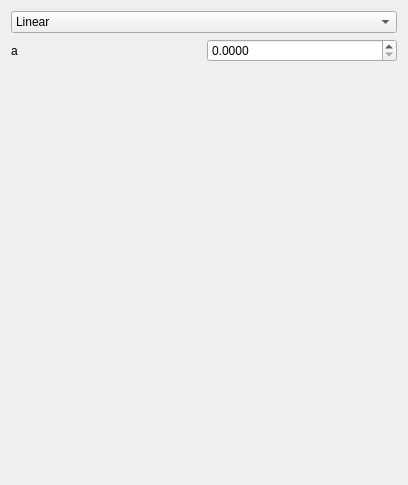
<?xml version="1.0" encoding="UTF-8"?>
<ui version="4.0">
 <class>QtSulfideProductionFunctionWidget</class>
 <widget class="QWidget" name="QtSulfideProductionFunctionWidget">
  <property name="geometry">
   <rect>
    <x>0</x>
    <y>0</y>
    <width>408</width>
    <height>485</height>
   </rect>
  </property>
  <property name="windowTitle">
   <string>Form</string>
  </property>
  <layout class="QGridLayout" name="gridLayout">
   <item row="1" column="1">
    <widget class="QDoubleSpinBox" name="box_a">
     <property name="decimals">
      <number>4</number>
     </property>
     <property name="maximum">
      <double>1000.000000000000000</double>
     </property>
     <property name="singleStep">
      <double>0.100000000000000</double>
     </property>
    </widget>
   </item>
   <item row="0" column="0" colspan="2">
    <widget class="QComboBox" name="box_type">
     <item>
      <property name="text">
       <string>Linear</string>
      </property>
     </item>
    </widget>
   </item>
   <item row="3" column="0" colspan="2">
    <widget class="QLabel" name="image_sulfide_production">
     <property name="text">
      <string/>
     </property>
     <property name="pixmap">
      <pixmap resource="ToolMutualismBreakdowner.qrc">:/images/OrganicMatter.jpg</pixmap>
     </property>
     <property name="alignment">
      <set>Qt::AlignCenter</set>
     </property>
    </widget>
   </item>
   <item row="1" column="0">
    <widget class="QLabel" name="label_a">
     <property name="text">
      <string>a</string>
     </property>
    </widget>
   </item>
   <item row="2" column="0">
    <spacer name="verticalSpacer">
     <property name="orientation">
      <enum>Qt::Vertical</enum>
     </property>
     <property name="sizeHint" stdset="0">
      <size>
       <width>20</width>
       <height>40</height>
      </size>
     </property>
    </spacer>
   </item>
  </layout>
 </widget>
 <resources>
  <include location="ToolMutualismBreakdowner.qrc"/>
 </resources>
 <connections/>
</ui>
